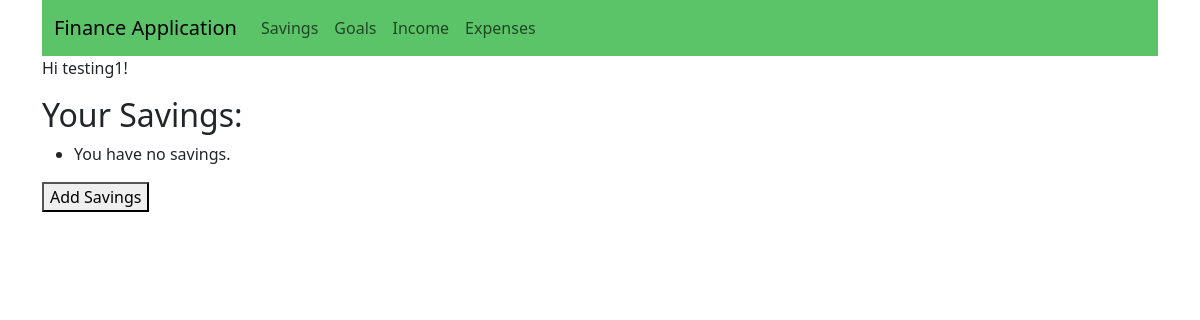
The page /finance/user-savings/ (signed in) on the database as committed earlier.
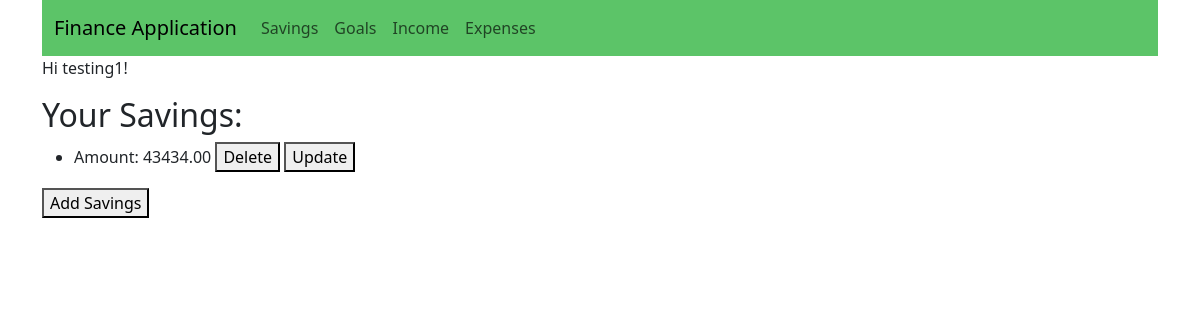
The same page on the database as committed later.
### finance/models.py (models this page shows, shortened)
class Savings(models.Model):
    user = models.ForeignKey(User, on_delete=models.CASCADE)
    amount = models.DecimalField(max_digits=10, decimal_places=2)
    created_at = models.DateTimeField(auto_now_add=True)
    updated_at = models.DateTimeField(auto_now=True)

### finance/views.py (the view)
# urls.py: path('user-savings/', user_savings , name='user-savings'),
@login_required
def user_savings(request):
    user = request.user
    savings = Savings.objects.filter(user=user)
    return render(request, 'saving_home.html', {'savings': savings})

### dashboard/templates/savings/saving_home.html (shortened to what this page needs)
{% extends "base.html" %}
    {% block content %}
    {% if user.is_authenticated %}
        <p>Hi {{ user.username }}!</p>
        <h2>Your Savings:</h2>
        <ul>
            {% for saving in savings %}
                <li>Amount: {{saving.amount}}
                    <form method="post" action="{% url 'finance:delete_savings' saving.id %}" style="display:inline;">
                        <button type="submit">Delete</button>
                    </form>
                    <a href="{% url 'finance:update_saving' saving.id %}">
                        <button>Update</button>
                    </a>
                </li>
            {% empty %}
                <li>You have no savings.</li>
            {% endfor %}
        </ul>
        <a href="{% url 'finance:create_saving' %}">
            <button>Add Savings</button>
        </a>
    {% else %}
        <p>You are not logged in</p>
        <a href="{% url 'finance:login' %}">Log In</a>
    {% endif %}
    {% endblock %}

Rows that differ between the two databases and show on the page:
added Savings: amount "43434.00"
Other text that changed with them:
text no longer shown: "You have no savings."
